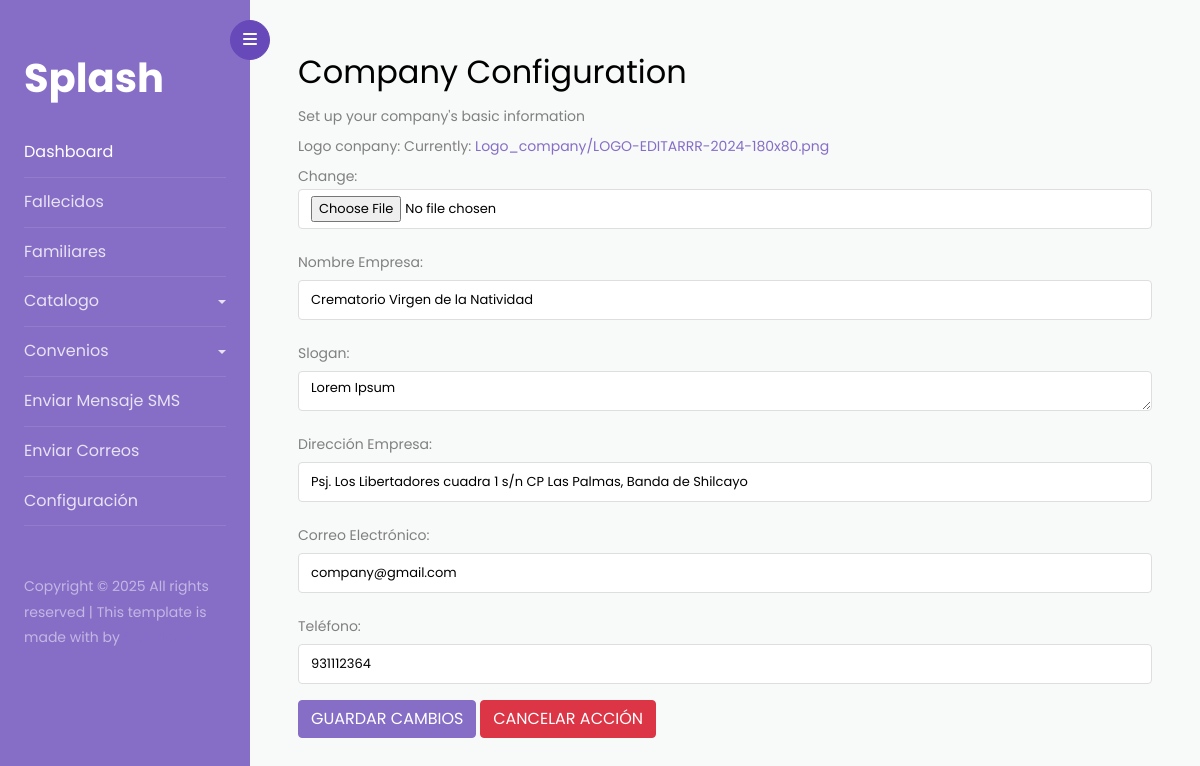
The app's page /empresa/config-company/1, older data.
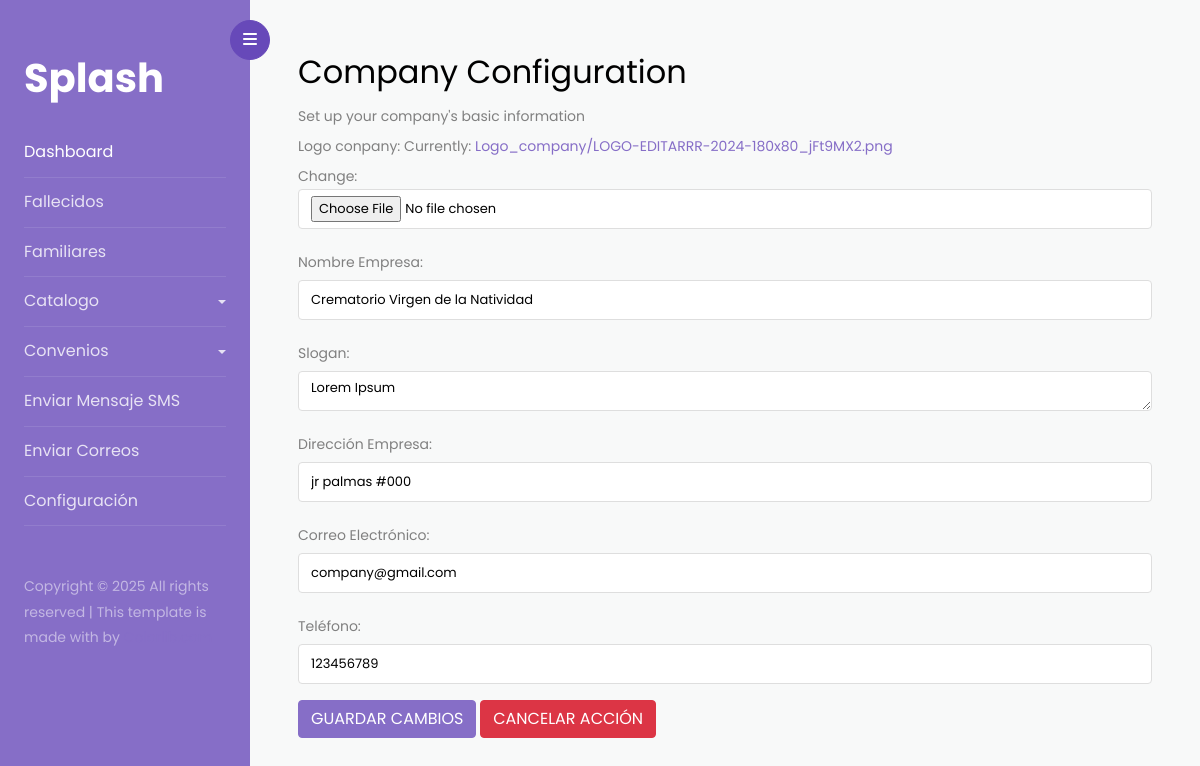
The same page, newer data.
### configuracion/models.py (models this page shows, shortened)
class CompanyConf(models.Model):
    logo_conpany = models.ImageField(upload_to='Logo_company')
    name_company = models.CharField(max_length=255, verbose_name='Nombre Empresa')
    slogan_company =  models.TextField(default='Lorem Ipsum', verbose_name='Slogan')
    address_company =  models.CharField(max_length=255, verbose_name='Dirección Empresa')
    gmail_company = models.EmailField(default='company@gmail.com', verbose_name='Correo Electrónico')
    phone_company =  models.IntegerField(default=1, validators=[MinValueValidator(100000000),MaxValueValidator(9999999999)], verbose_name='Teléfono')
    class Meta:
        verbose_name = 'Configuracion Empresa'
        verbose_name_plural = 'Configuracion Empresa'

### configuracion/views.py (the view)
# urls.py: path('config-company/<int:pk>', ConfiguracionEmpresa.as_view(), name='config-company')
class ConfiguracionEmpresa(UpdateView):
    model = CompanyConf
    form_class = FormCompany
    template_name = 'index-empresa.html'
    success_url = reverse_lazy('configuracion:config-company', kwargs = { 'pk':1 })

### configuracion/forms.py
class FormCompany(forms.ModelForm):
    class Meta:
        model = CompanyConf
        fields = '__all__'
    def __init__(self, *args, **kargs):
        super().__init__(*args, **kargs)
        placeholder_company = {
            'name_company' : 'Ingrese el nombre de la empresa',
            'slogan_company': 'Ingrese el slogan de la empresa',
            'addres_company': 'Ingrese la dirección de su empresa ',
            'gmail_company':'Ingresa el gmail de la empresa',
            'phone_company': 'Ingrese el número de Teléfono'
        }
        for field_a, field_b  in self.fields.items():
            field_b.widget.attrs['class'] = 'form-control'
            if field_a in placeholder_company:
                field_b.widget.attrs['placeholder'] = placeholder_company[field_a]

### configuracion/templates/index-empresa.html (shortened to what this page needs)
{% extends 'index.html' %}
{% block content %}
<div>
    <h2>Company Configuration</h2>
    <span>Set up your company's basic information</span>
    <div>
        <form action="" method="post">
            {{ form.as_p }}
        </form>
        <button class="btn btn-primary" type="submit">GUARDAR CAMBIOS</button>
    <a class="btn btn-danger" href="#" onclick="location.reload()">CANCELAR ACCIÓN</a>
    </div>
</div>
{% endblock %}

Row changes from the older to the newer data that the page shows:
changed CompanyConf "Crematorio Virgen de la Natividad": address_company "Psj. Los Libertadores cuadra 1 s/n CP Las Palmas, Banda de Shilcayo" → "jr palmas #000"; phone_company "931112364" → "123456789"
Text that changed along with them:
text no longer shown: "Logo conpany: Currently: Logo_company/LOGO-EDITARRR-2024-180x80.png Change: Nombre Empresa: Slogan: Dirección Empresa: Correo Electrónico: Teléfono:"
text now shown: "Logo conpany: Currently: Logo_company/LOGO-EDITARRR-2024-180x80_jFt9MX2.png Change: Nombre Empresa: Slogan: Dirección Empresa: Correo Electrónico: Teléfono:"
